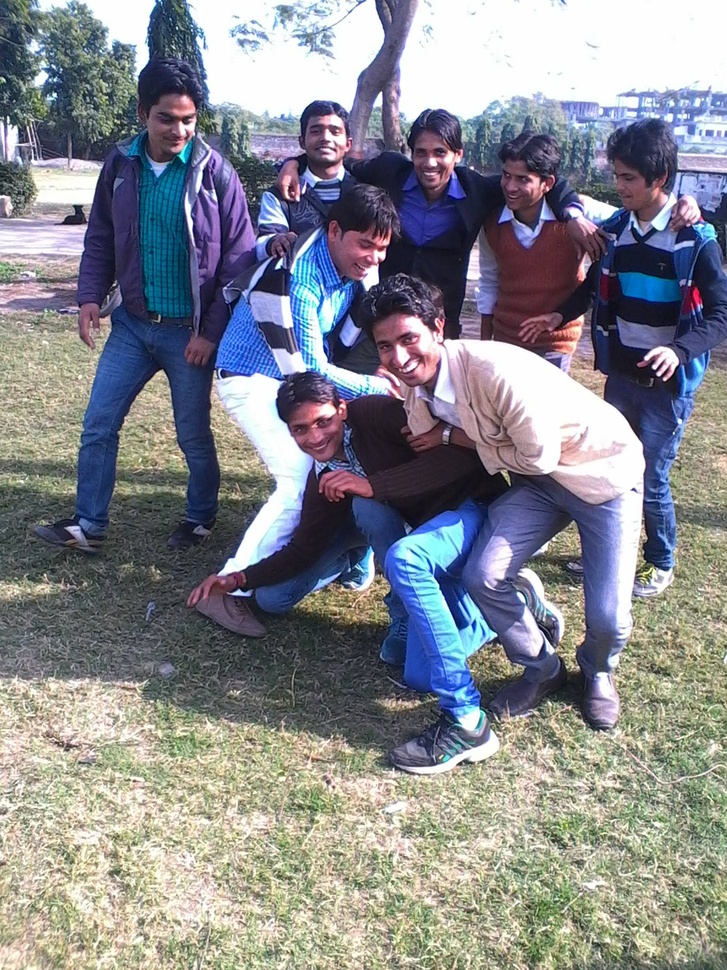
#> input picture data.science/computer vision/asif.jpg, 727 x 970 px, shrunk from 1536 x 2048 before the run
$ jupyter execute face_extract.ipynb
#> lines starting #> are read from the running program, lines starting #| are printed output that depends on the picture; after the words box and inside, x2 and y2 are one past the last pixel; in counts of white or black regions, pixels touching at a corner belong together
[cell 1]
import cv2

[cell 2]
img=cv2.imread('asif.jpg', )
#> img is the input picture: shape (970, 727, 3); mean B, G, R 142.5, 136.7, 135.5

[cell 3]
cv2.imwrite("new_img.jpg", img)
#> Out = True

[cell 4]
face_detector = cv2.CascadeClassifier('face_detection.xml')

[cell 5]
# detecting the faces
detected_faces = face_detector.detectMultiScale(img, 1.5, 5)
#> detected_faces = [[149, 100, 54, 54], [298, 109, 54, 54]]

[cell 6]
cropped_faces = []

[cell 7]
# marking the faces
for (x, y, w, h) in detected_faces:
    cv2.rectangle(img, (x, y), (x+w, y+h), (0, 255, 0), 4)
#> this loop made 2 passes
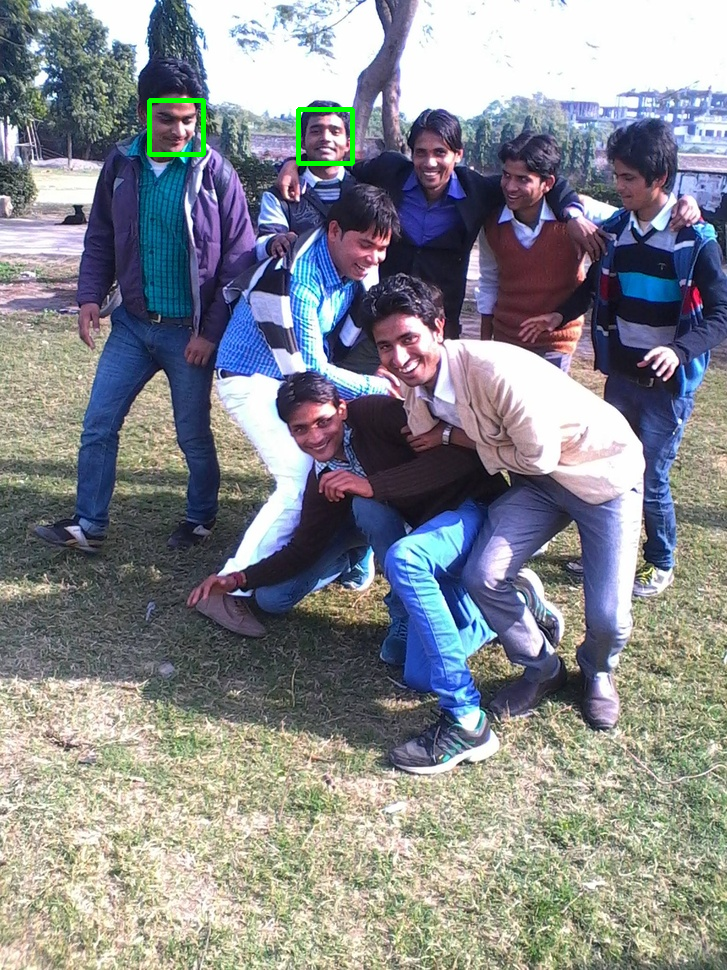
#> img: shape (970, 727, 3); 0.3% of pixels changed, all inside (x1, y1, x2, y2) = (147, 98, 355, 166)

cv2.imwrite('detected_home_img.jpg', img)
#> Out = True

[cell 8]
try:
  os.mkdir('./faces')
except Exception as e:
    print(e)

[cell 9]
for index, face in enumerate(cropped_faces):
    # if face.size > 1:
    cv2.imwrite(f"faces/face{index+1}.jpg", face)
    # print(face.size)

[cell 10]
for index, ele in enumerate(['a', 'b', "c"]):
    print(index, ele)


$ run again, with data.science/computer vision/detect_img.jpg copied over data.science/computer vision/asif.jpg
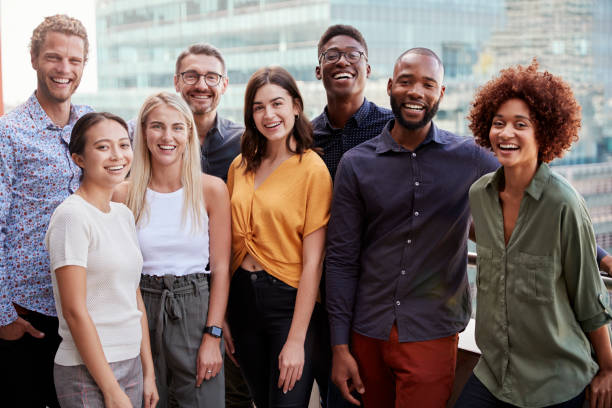
#> input picture data.science/computer vision/detect_img.jpg, 612 x 408 px
#> img is the input picture: shape (408, 612, 3); mean B, G, R 109.5, 112.6, 126.8
#> `cv2.imwrite("new_img.jpg", img)`: Out = True
#> detected_faces = [[35, 38, 54, 54], [175, 55, 54, 54], [246, 84, 54, 54], [484, 104, 54, 54], [140, 106, 54, 54], [88, 125, 54, 54]]
#> the loop `for (x, y, w, h) in detected_faces:` made 6 passes
#> (x, y) on passes 1 to 6: (35, 38), (175, 55), (246, 84), (484, 104), (140, 106), (88, 125)
#> after the loop `for (x, y, w, h) in detected_faces:`:
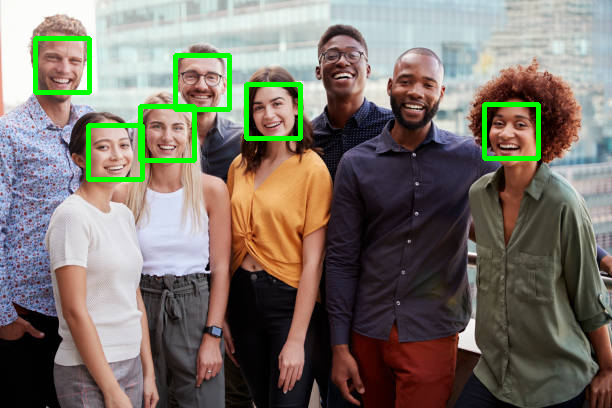
#> img: shape (408, 612, 3); 2.48% of pixels changed, all inside (x1, y1, x2, y2) = (33, 36, 541, 182)
#> `cv2.imwrite('detected_home_img.jpg', img)`: Out = True
